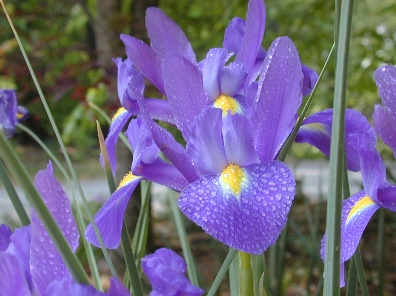
%> input picture experiment_one/flower.png, 396 x 296 px
$ octave experiment_one.m   (GNU Octave 9; MATLAB toolbox functions it lacks are replaced by stand-ins)
%> lines starting %> are read from the running program, lines starting %| are printed output that depends on the picture; in (x1, y1, x2, y2) boxes, pixels count from 0 and x2, y2 are one past the last pixel; in counts of white or black regions, pixels touching at a corner belong together; the program's own positions count from 1
clear;
clc;
close all;
img=imread('flower.png');
%> img is the input picture: size 296x396x3 uint8; mean R, G, B 111.6, 102.9, 130.1
grayImg=rgb2gray(img);
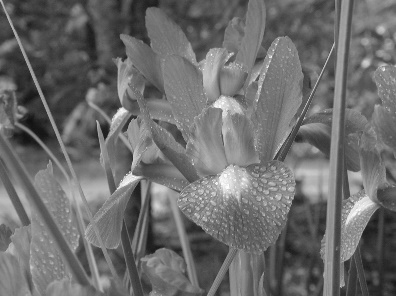
%> grayImg: size 296x396 uint8; min 16, max 254, mean 108.6
%图像二值化
img_2=im2bw(img,0.5);
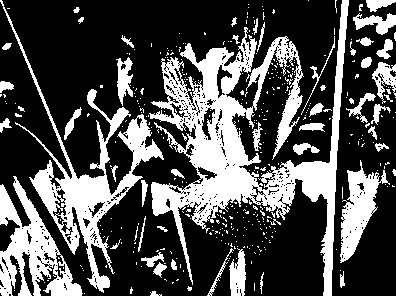
%> img_2: size 296x396 logical; 31% white; 405 white regions (354 under 20 px), largest, box (x1, y1, x2, y2) and area: (149, 0, 349, 296) 16720, (0, 0, 164, 293) 6847, (0, 176, 83, 296) 4109
%图片另存为
imwrite(img,'flower_jpg.jpg','quality',80);%另存为jpg文件,压缩50%
imwrite(img,'flower.bmp');%另存为bmp文件
img_jpg=imread('flower_jpg.jpg');

%提取该读入图像的基本信息，在命令行展示
whos img
%来获取图像文件的压缩，颜色等等其他的详细信息,在命令行展示
imfinfo('flower.png')

%读取lenna.jpg以及cammema.jpg
lenna_img=imread('lenna.jpg');
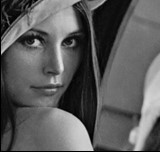
%> input picture experiment_three/Lenna.jpg, 160 x 152 px
%> lenna_img is the input picture: size 152x160x3 uint8; min 0, max 230, mean 92
camema_img=imread('camema.jpg');
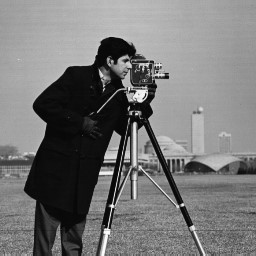
%> input picture experiment_one/camema.jpg, 256 x 256 px
%> camema_img is the input picture: size 256x256 uint8; min 0, max 255, mean 118.7
%用imfinfo()获取图像Lenna.jpg和camema.jpg 的大小；
lenna_info=imfinfo('lenna.jpg');
camema_info=imfinfo('camema.jpg');
lenna_info.FileSize
camema_info.FileSize

subplot(331);imshow(img);title('原图');
subplot(332);imshow(grayImg);title('灰度图');
subplot(333);imshow(img_jpg);title('压缩80%');
subplot(334);imshow(img_2);title('二值化图像');
subplot(335);imshow(lenna_img);title('Lenna');
subplot(336);imshow(camema_img);title('camema');
